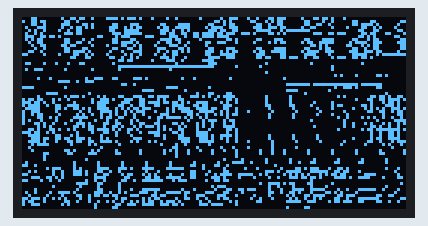
A sketch run on a simulated Arduino Uno, built with avr-gcc and run on an emulated ATmega328P. On the bench: 128×64 one-colour display.

Above: at 0.1 s.

The sketch:

OLED_Display_P3_Bitmap_Icons_test_image.ino
```cpp
#include <Wire.h>
#include <Adafruit_GFX.h>
#include <Adafruit_SSD1306.h>

#define SCREEN_WIDTH 128
#define SCREEN_HEIGHT 64
#define OLED_RESET -1

Adafruit_SSD1306 display(SCREEN_WIDTH, SCREEN_HEIGHT, &Wire, OLED_RESET);

// Replace this with your own bitmap array
const unsigned char bitmap[] PROGMEM = {
};

void setup() {
  display.begin(SSD1306_SWITCHCAPVCC, 0x3C);
  display.clearDisplay();

  // Replace width and height with your bitmap size
  display.drawBitmap(0, 0, bitmap, 128, 64, SSD1306_WHITE);

  display.display();
}

void loop() {
}
```
